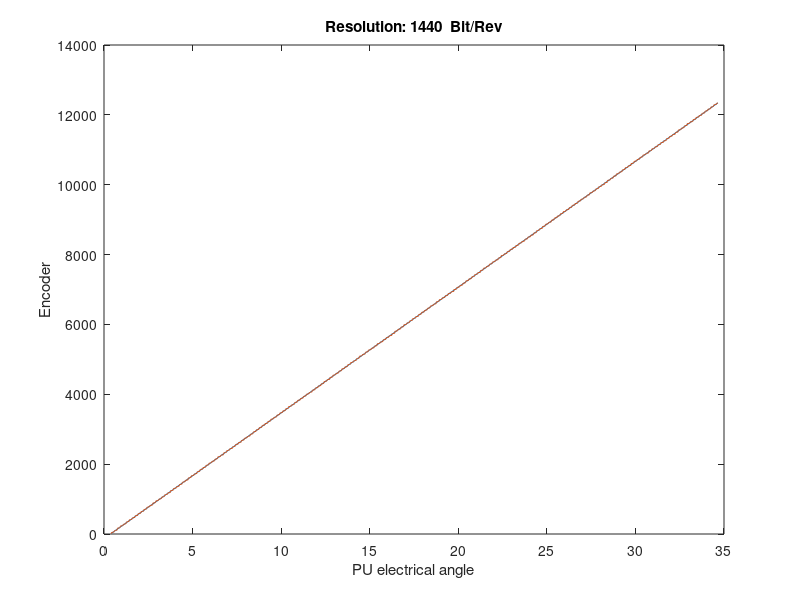

Recreate this plot in MATLAB.
r = load('NeckEncoderResolution') ; 
r = r.RecStr ; 

% {'EncCounts'  'ThetaElect'  'Iq'}
tht = unwrap( r.ThetaElect * 2 * pi ) / 2 / pi; 
e = r.EncCounts - r.EncCounts(1) ; 
p = polyfit(tht/4,e,1) ; 

figure(1) ; 
plot( tht , p(1) * tht/4 + p(2) , tht , e )

xlabel('PU electrical angle') ; 
ylabel('Encoder') ; 
title(['Resolution: ',num2str(round(p(1))),'  Bit/Rev' ])  ;